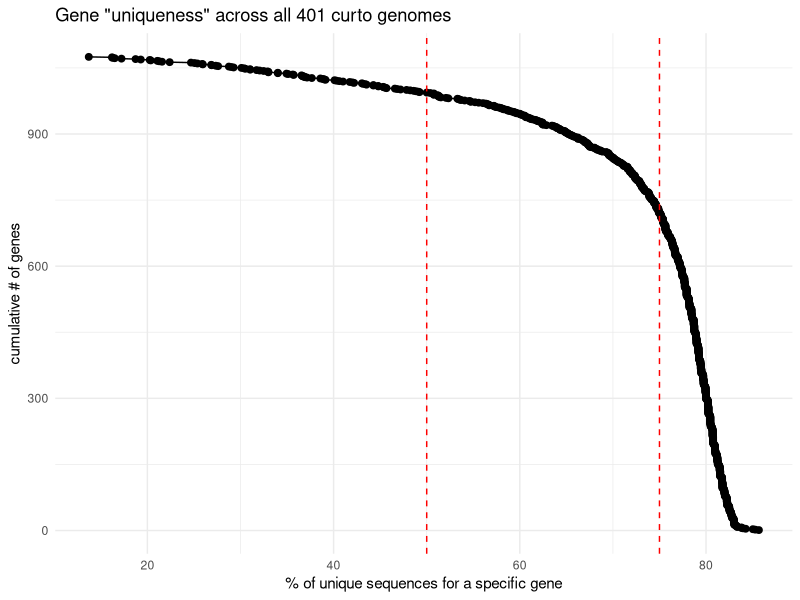
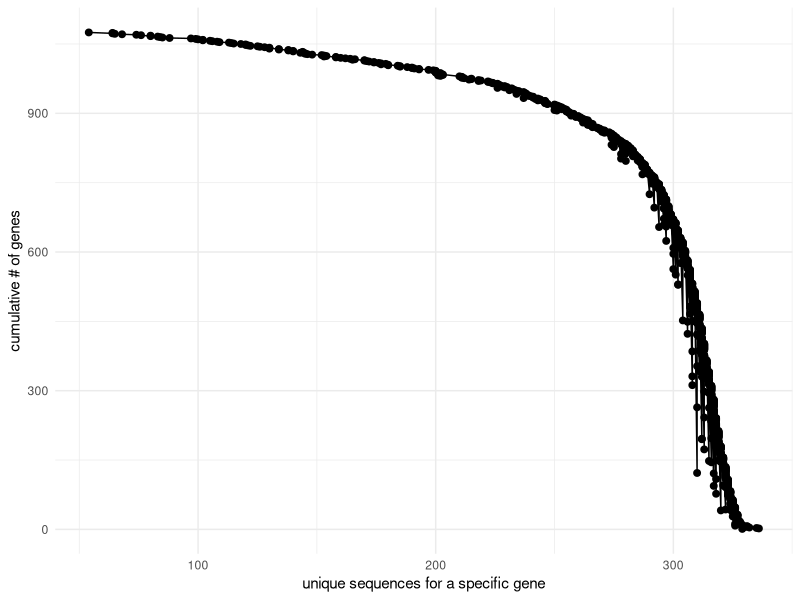
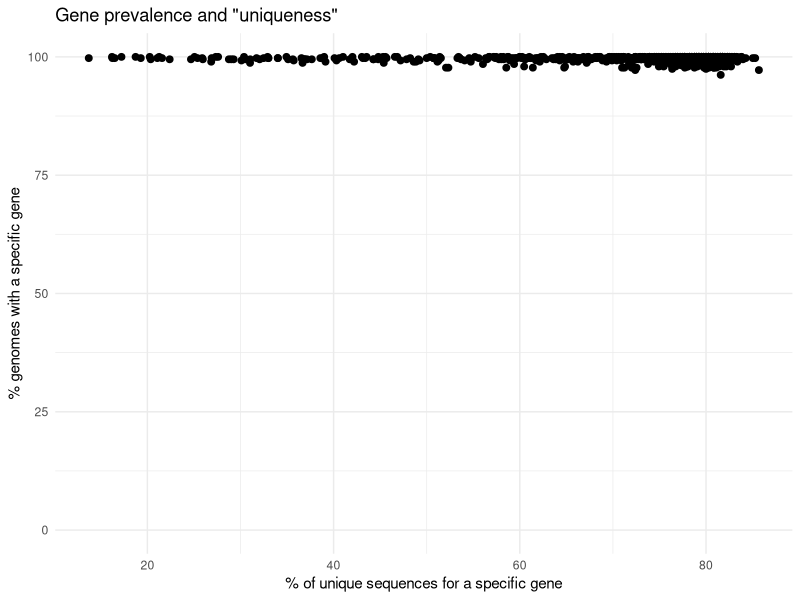
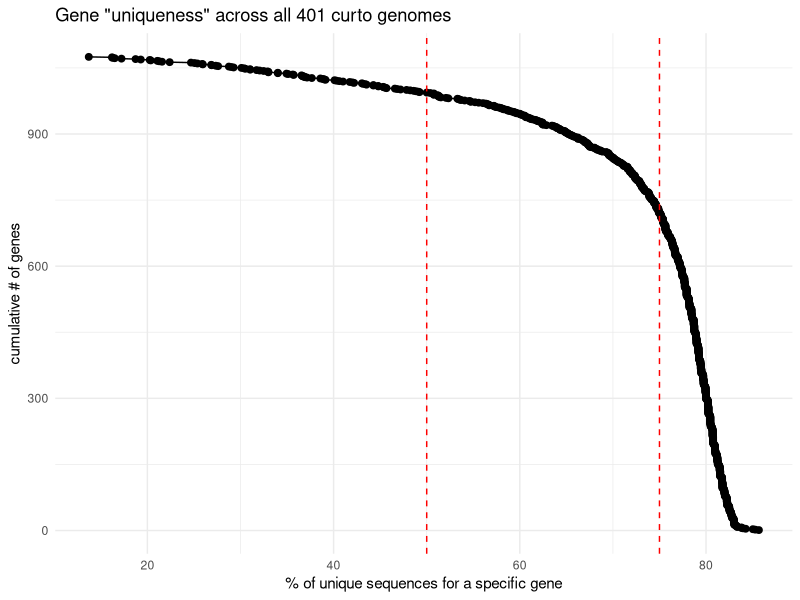
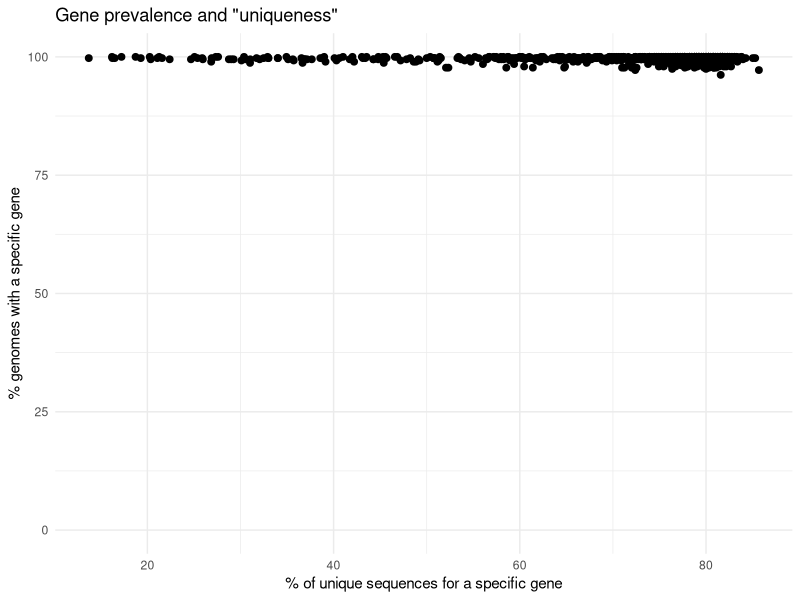

Write the R code that produced these figures, in order.
### Curto core gene analysis for DB ####
library(tidyverse)
setwd("~/SyncFolder/CA_curto/curto_core_genesDB/")

## read in summary table
sumtab <- read.table("final_summary_table.txt", header = T, sep = "\t")

sumtab <- sumtab %>%
  mutate(true_pcnt = ((unique_curto_seqs/total_curto) * 100)) %>%
  arrange(desc(true_pcnt)) %>%
  mutate(n = 1:nrow(sumtab))

DBgenes <- sumtab %>%
  filter(true_pcnt > 50) %>%
  select(protein)

write.table(DBgenes, "DBgenes.txt", row.names = F, col.names = F, quote = F)

ggplot(sumtab, aes(x = true_pcnt, y = n)) +
  geom_line(color = "black", group = 1) +
  geom_point(color = "black", size = 2, shape = 19) +
  #geom_text(aes(label = ifelse(P_Value < 0.05, "*", "")), color = "black", vjust = 0, size = 8) +
  #ylim(0, 0.5) +
  ggtitle(label = "Gene \"uniqueness\" across all 401 curto genomes") +
  geom_vline(xintercept = 75 , color = "red", linetype = "dashed") +
  geom_vline(xintercept = 50 , color = "red", linetype = "dashed") +
  labs(x = "% of unique sequences for a specific gene", y = "cumulative # of genes") +
  #annotate("text", x = 7.5, y = 0.5, label = substitute(paste("* ", italic("p"), " < 0.05")), size = 4) +
  theme_minimal()

ggsave("gene_uniqueness.png",
       width = 35,
       height = 25,
       units = "cm",
       dpi = 300,
       bg = "white")

ggplot(sumtab, aes(x = unique_curto_seqs, y = n)) +
  geom_line(color = "black", group = 1) +
  geom_point(color = "black", size = 2, shape = 19) +
  #geom_text(aes(label = ifelse(P_Value < 0.05, "*", "")), color = "black", vjust = 0, size = 8) +
  #ylim(0, 0.5) +
  #ggtitle(label = "Correlation between ANI distance and phenotypic distance",
  #        subtitle = "Trait: pH performance") +
  #geom_vline(xintercept = 75 , color = "red", linetype = "dashed") +
  #geom_vline(xintercept = 50 , color = "red", linetype = "dashed") +
  labs(x = "unique sequences for a specific gene", y = "cumulative # of genes") +
  #annotate("text", x = 7.5, y = 0.5, label = substitute(paste("* ", italic("p"), " < 0.05")), size = 4) +
  theme_minimal()



ggplot(sumtab, aes(x = true_pcnt, y = pcnt_curto_total)) +
  #geom_line(color = "black", group = 1) +
  geom_point(color = "black", size = 2, shape = 19) +
  #geom_text(aes(label = ifelse(P_Value < 0.05, "*", "")), color = "black", vjust = 0, size = 8) +
  ylim(0, 100) +
  ggtitle(label = "Gene prevalence and \"uniqueness\"") +
  #geom_vline(xintercept = 75 , color = "red", linetype = "dashed") +
  #geom_vline(xintercept = 50 , color = "red", linetype = "dashed") +
  labs(x = "% of unique sequences for a specific gene", y = "% genomes with a specific gene") +
  #annotate("text", x = 7.5, y = 0.5, label = substitute(paste("* ", italic("p"), " < 0.05")), size = 4) +
  theme_minimal()

ggsave("gene_prevalence.png",
       width = 35,
       height = 25,
       units = "cm",
       dpi = 300,
       bg = "white")
